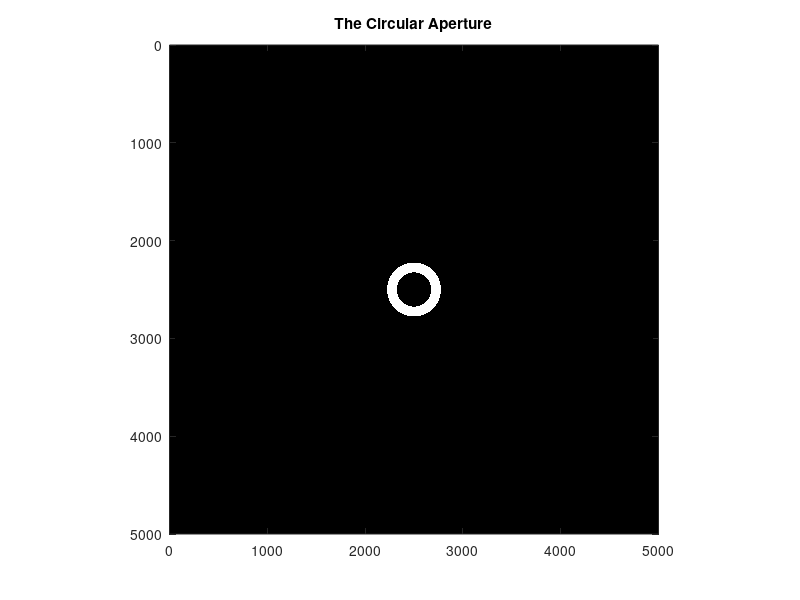

This figure's MATLAB source:
% Draw A Circular Ring Aperture:
function ap = qiuranRingAP
% Define Aperture field
apl = 5000; % Size of the aperture field
ap = zeros(apl); % Define actual aperture plane

% Define the center and the radius
circle_xcenter = apl / 2;
circle_ycenter = apl / 2;
r1 = 275; % The bigger radius ==> 275 pixels.
r2 = 175; % The smaller radius ==> 175 pixels.

% Create a grid of (x,y) coordinates
[X, Y] = meshgrid(1:apl, 1:apl);

% Calculate the distance from the center to each point in the grid
distances = sqrt((X - circle_xcenter).^2 + (Y - circle_ycenter).^2);

ap(r2 <= distances & distances <= r1) = 1;


figure;
imagesc(ap);
colormap gray;
axis equal;
axis([0 apl 0 apl]);
title('The Circular Aperture');
